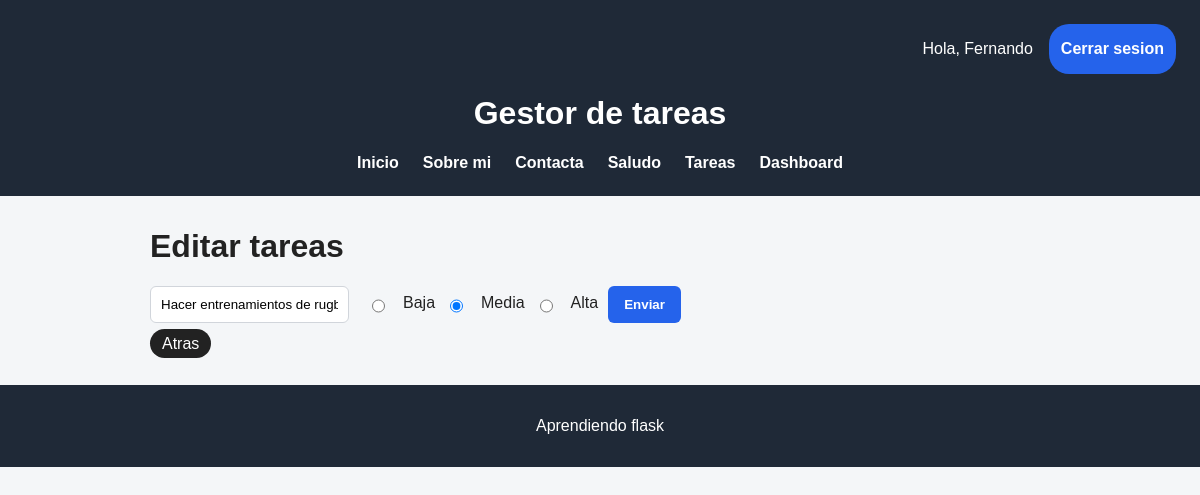
/editar/4 (signed in), run on an earlier commit of the app's database.
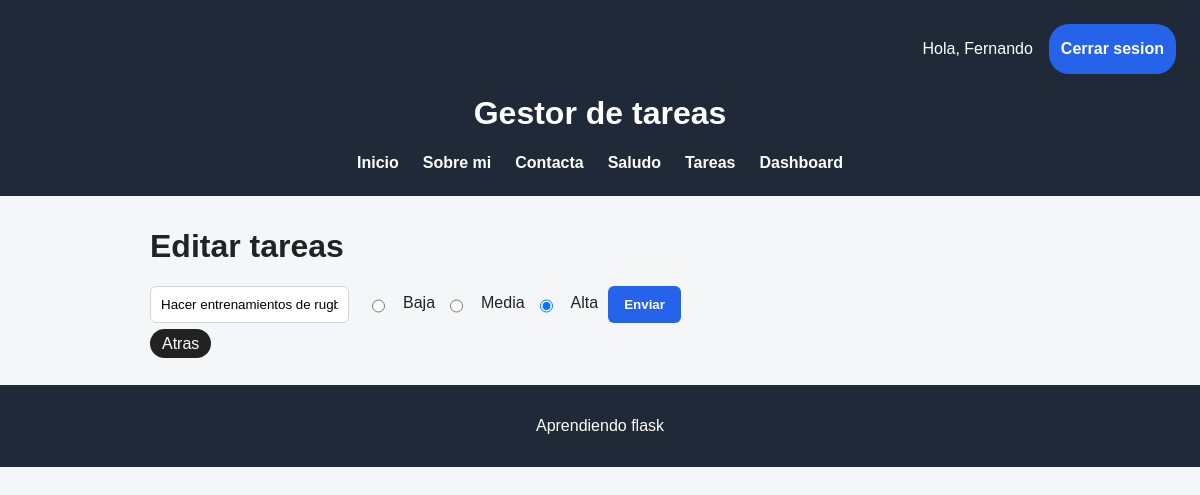
And on a later commit of the database.
### app/models/models.py (models this page shows)
class Tareas_db(db.Model):
    __tablename__ = "task"
    id = db.Column(db.Integer, primary_key=True)
    tarea = db.Column(db.String(100), nullable=False)
    completada = db.Column(db.Boolean, default=False)
    usuario_id = db.Column(db.Integer, db.ForeignKey("users.id"))
    fecha_creacion = db.Column(db.DateTime, default=datetime.now)
    prioridad = db.Column(db.String(20), default="Media")

### app/routes/tareas_routes.py (the view)
@tareas_bp.route("/editar/<int:id>", methods=["GET", "POST"])
def editar(id):
    tarea = buscar_tarea(id)
    if tarea is None:
        return redirect(url_for("tareas.gestionar_tareas"))
    if request.method == "POST":
        nuevo_texto = request.form["tarea"].strip()
        nueva_prioridad = request.form["prioridad"]
        if nuevo_texto:
            tarea.tarea = nuevo_texto
            tarea.prioridad = nueva_prioridad
            db.session.commit()
            flash("Tarea actualizada correctamente")
            return redirect(url_for("tareas.gestionar_tareas"))
        else:
            flash("La tarea no se pudo crear", "error")
            return redirect(url_for("tareas.gestionar_tareas"))
    elif request.method == "GET":
        return render_template("editar.html", tarea=tarea)

### app/utils/helpers.py (called while the page is built)
def buscar_tarea(id):
    tarea = Tareas_db.query.filter_by(id=id, usuario_id=session["usuario_id"]).first()
    if tarea is None:
        flash("No existe la tarea", "Error")
        return None
    return tarea

### templates/editar.html
{% extends "base.html" %}
{% block contenido %}
<h1>Editar tareas</h1>
<form method="POST">
    <input type="text" name="tarea" value="{{ tarea.tarea }}">
    <input type="radio" id="baja" name="prioridad" value="baja" {% if tarea.prioridad=="baja" %} checked {% endif %}>
    <label for="baja">Baja</label>
    <input type="radio" id="media" name="prioridad" value="media" {% if tarea.prioridad=="media" %} checked {% endif %}>
    <label for="media">Media</label>
    <input type="radio" id="alta" name="prioridad" value="alta" {% if tarea.prioridad=="alta" %} checked {% endif %}>
    <label for="alta">Alta</label>
    <button type="submit">Enviar</button>
</form>
<a href="/tareas" class="atras">Atras</a>
{% endblock %}

What changed in the data, as far as the page shows it:
changed Tareas_db "Hacer entrenamientos de rugby": prioridad "☑ Media" → "☐ Media"; prioridad "☐ Alta" → "☑ Alta"
